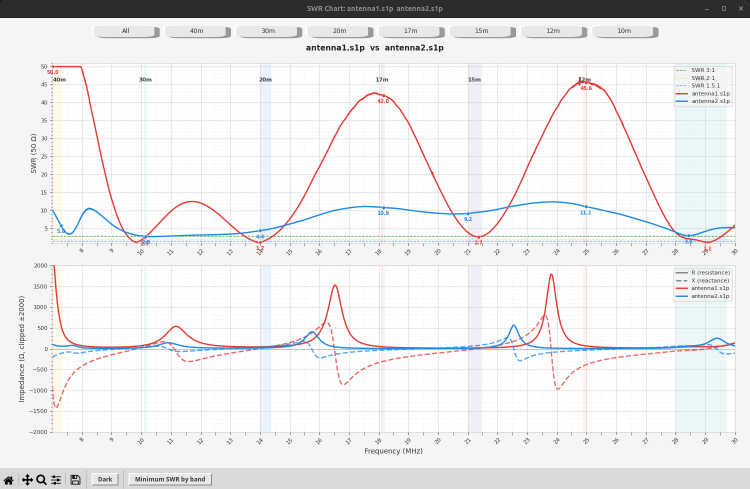
#> input picture docs/window_layout.png, 1499 x 978 px (shown at 1/2 size)
$ python annotate.py
#> lines starting #> are read from the running program, lines starting #| are printed output that depends on the picture
#!/usr/bin/env python3
"""
Adds numbered callout circles to window_layout.png and appends a key strip.
Output: window_layout_annotated.png
"""
from PIL import Image, ImageDraw, ImageFont
import os

HERE  = os.path.dirname(os.path.abspath(__file__))
SRC   = os.path.join(HERE, 'window_layout.png')
DST   = os.path.join(HERE, 'window_layout_annotated.png')

FONT_REG  = '/usr/share/fonts/truetype/dejavu/DejaVuSans.ttf'
FONT_BOLD = '/usr/share/fonts/truetype/dejavu/DejaVuSans-Bold.ttf'

# ── Image dimensions: 1496 × 985 ─────────────────────────────────────────────
#
#  Coordinate notes (light-theme screenshot):
#  Button row:  y ≈ 42–80    (band buttons — All, 40m … 10m)
#  SWR plot:    x ≈ 77–1430,  y ≈ 110–468
#  Imp plot:    x ≈ 77–1430,  y ≈ 480–858
#  Toolbar:     y ≈ 944–985
#    x ≈  80  Matplotlib icons (home/pan/zoom/save)
#    x ≈ 185  Theme toggle (light-bulb icon)       ← right of Save
#    x ≈ 270  Impedance panel toggle
#    x ≈ 420  Minimum SWR by band popup
#    x ≈ 560  Smith Chart popup

# ── Callouts: (dot_x, dot_y, number, description) ────────────────────────────
CALLOUTS = [
    # ── top button row ──────────────────────────────────────────────────────
    ( 490,  62,  1, "Band zoom buttons  (All, 40 m … 10 m)"),

    # ── SWR plot ─────────────────────────────────────────────────────────────
    ( 175, 310,  2, "SWR data curve  (one per loaded file)"),
    ( 163, 118,  3, "Ham-band label & colour shading"),
    ( 490, 452,  4, "Band-minimum SWR marker  (dot + value)"),
    ( 700, 443,  5, "Reference lines  (SWR 1.5 : 1 / 2 : 1 / 3 : 1)"),
    (1290, 133,  6, "SWR plot legend"),

    # ── Impedance plot ───────────────────────────────────────────────────────
    ( 290, 590,  7, "R — resistance  (solid line, Ω)"),
    ( 260, 730,  8, "X — reactance  (dashed line, Ω)"),

    # ── toolbar ──────────────────────────────────────────────────────────────
    (  80, 965,  9, "Matplotlib toolbar  (home / pan / zoom / save)"),
    ( 185, 965, 10, "Theme toggle  (light-bulb icon)"),
    ( 270, 965, 11, "Impedance panel toggle"),
    ( 420, 965, 12, "Minimum SWR by band popup"),
    ( 560, 965, 13, "Smith Chart popup"),

    # ── Impedance plot (continued) ───────────────────────────────────────────
    ( 700, 640, 14, "Zero-impedance reference line"),
    (1290, 505, 15, "Impedance plot legend"),
]

# ── Layout constants ──────────────────────────────────────────────────────────
KEY_H       = 400     # pixels added at the bottom for the key strip
CR          = 14      # callout circle radius (slightly larger for readability)
CIRC_FILL   = (90, 20, 140)
CIRC_BORDER = (255, 255, 255)

COL1_X = 30           # key column 1 left edge
COL2_X = 762          # key column 2 left edge  (≈ image centre)
COL_LINE_H  = 40      # vertical spacing between key rows (> 2*(CR+2) to avoid overlap)

# ── Load & extend canvas ──────────────────────────────────────────────────────
img   = Image.open(SRC).convert('RGB')
W, H  = img.size
#> W = 1499; H = 978

canvas = Image.new('RGB', (W, H + KEY_H), (248, 248, 248))
#> canvas: PIL image 1499x1378 RGB; every value is 248
canvas.paste(img, (0, 0))
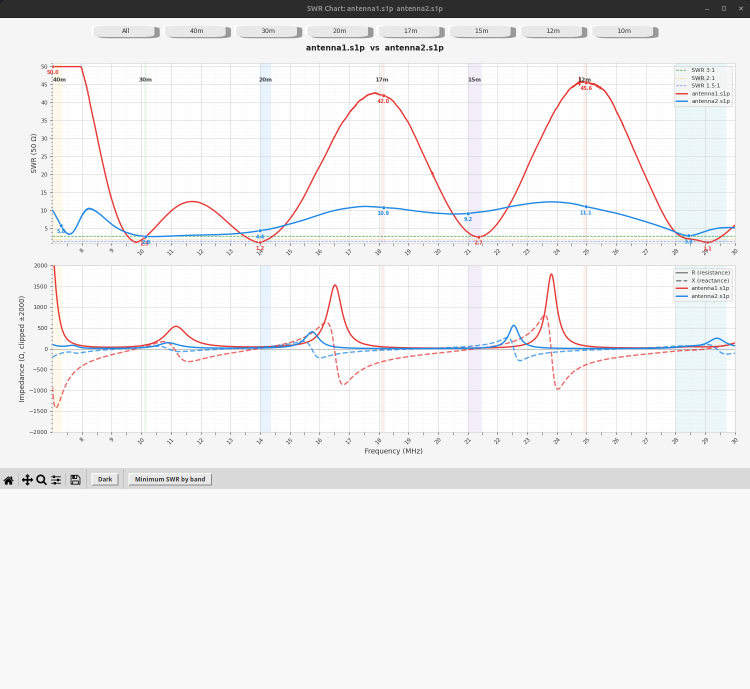
#> canvas: PIL image 1499x1378 RGB (shown at 1/2 size); mean R, G, B 239.4, 239, 239.5

draw = ImageDraw.Draw(canvas)

# Separator line between image and key
draw.rectangle([(0, H), (W, H + 2)], fill='#b0b0b0')

# ── Fonts ─────────────────────────────────────────────────────────────────────
try:
    f_key   = ImageFont.truetype(FONT_REG,  16)
    f_num   = ImageFont.truetype(FONT_BOLD, 13)
    f_title = ImageFont.truetype(FONT_BOLD, 18)
except Exception:
    f_key = f_num = f_title = ImageFont.load_default()


def draw_circle(x, y, number):
    """Draw a filled numbered circle at (x, y)."""
    r = CR
    # White halo so circle stands out over any background colour
    draw.ellipse([x-r-2, y-r-2, x+r+2, y+r+2], fill=CIRC_BORDER)
    draw.ellipse([x-r,   y-r,   x+r,   y+r],   fill=CIRC_FILL)
    label = str(number)
    bb = draw.textbbox((0, 0), label, font=f_num)
    tw, th = bb[2] - bb[0], bb[3] - bb[1]
    draw.text((x - tw // 2, y - th // 2 - 1), label,
              fill='white', font=f_num)


def draw_key_row(col_x, row_y, number, description):
    """Draw one row in the key strip."""
    cx = col_x + CR + 2
    cy = row_y + CR + 2
    draw.ellipse([cx-CR-2, cy-CR-2, cx+CR+2, cy+CR+2], fill=CIRC_BORDER)
    draw.ellipse([cx-CR,   cy-CR,   cx+CR,   cy+CR],   fill=CIRC_FILL)
    label = str(number)
    bb = draw.textbbox((0, 0), label, font=f_num)
    tw, th = bb[2] - bb[0], bb[3] - bb[1]
    draw.text((cx - tw // 2, cy - th // 2 - 1), label,
              fill='white', font=f_num)
    draw.text((col_x + CR*2 + 8, row_y + 3), description,
              fill='#1a1a1a', font=f_key)


# ── Draw callout circles on the image ────────────────────────────────────────
for dot_x, dot_y, num, _ in CALLOUTS:
    draw_circle(dot_x, dot_y, num)
#> this loop made 15 passes
#> (bb in draw_circle, tw in draw_circle) on passes 1 to 12: ((0, 4, 9, 13), 9), ((0, 4, 9, 13), 9), ((0, 4, 9, 13), 9), ((0, 4, 9, 13), 9), ((0, 4, 9, 13), 9), ((0, 4, 9, 13), 9), ((0, 4, 9, 13), 9), ((0, 4, 9, 13), 9), ((0, 4, 9, 13), 9), ((0, 4, 18, 13), 18), ((0, 4, 18, 13), 18), ((0, 4, 18, 13), 18)

# ── Key strip ─────────────────────────────────────────────────────────────────
draw.text((COL1_X, H + 8), "Key:", fill='#333333', font=f_title)

col1 = [(n, d) for _, _, n, d in CALLOUTS if n <= 8]
col2 = [(n, d) for _, _, n, d in CALLOUTS if n >  8]

y1 = H + 32
#> y1 = 1010
for num, desc in col1:
    draw_key_row(COL1_X, y1, num, desc)
    y1 += COL_LINE_H
#> after the loop, y1 = 1330

y2 = H + 32
#> y2 = 1010
for num, desc in col2:
    draw_key_row(COL2_X, y2, num, desc)
    y2 += COL_LINE_H
#> this loop made 7 passes
#> after the loop, y2 = 1290

# ── Save ─────────────────────────────────────────────────────────────────────
canvas.save(DST, optimize=True)
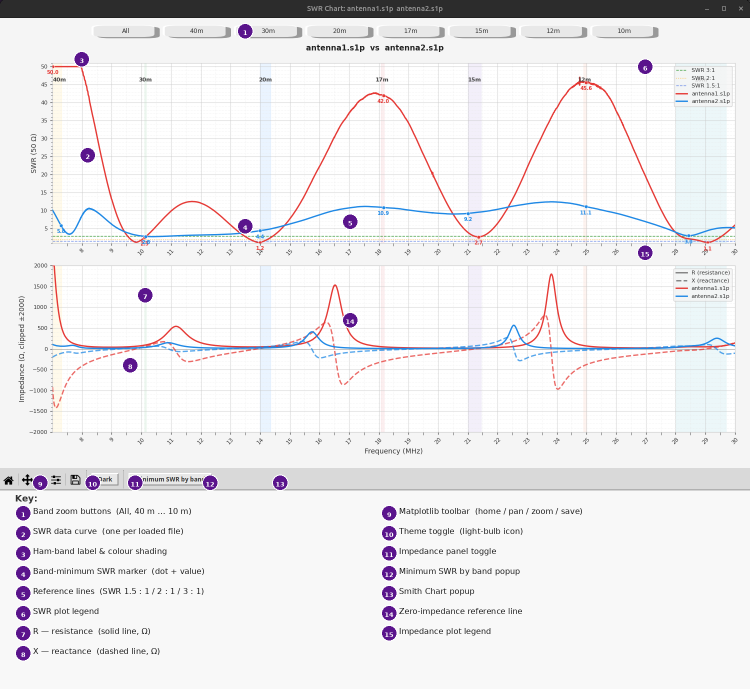
#> saved as window_layout_annotated.png: PIL image 1499x1378 RGB (shown at 1/2 size); mean R, G, B 236.7, 235.8, 237.3
print(f"Saved {DST}  ({W} × {H + KEY_H} px)")
#| Saved docs/window_layout_annotated.png  (1499 × 1378 px)

$ run again, with docs/min_swr.png copied over docs/window_layout.png
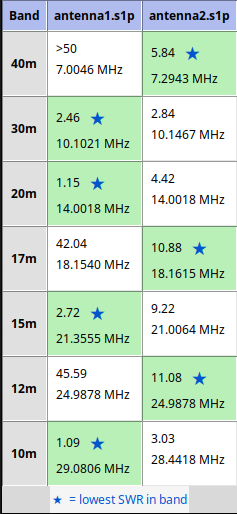
#> input picture docs/min_swr.png, 237 x 514 px
#> `canvas.paste(img, (0, 0))`:
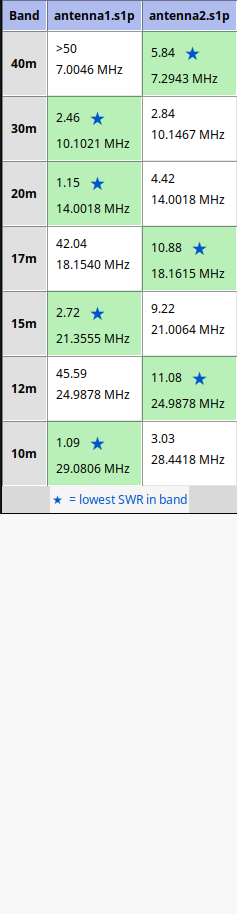
#> canvas: PIL image 237x914 RGB; mean R, G, B 223.8, 234.6, 226.2
#> the loop `for dot_x, dot_y, num, _ in CALLOUTS:` made 15 passes
#> (bb in draw_circle, tw in draw_circle) on passes 1 to 8: ((0, 4, 9, 13), 9), ((0, 4, 9, 13), 9), ((0, 4, 9, 13), 9), ((0, 4, 9, 13), 9), ((0, 4, 9, 13), 9), ((0, 4, 9, 13), 9), ((0, 4, 9, 13), 9), ((0, 4, 9, 13), 9)
#> the loop `for num, desc in col2:` made 7 passes
#> (bb in draw_key_row, tw in draw_key_row) on passes 1 to 7: ((0, 4, 9, 13), 9), ((0, 4, 18, 13), 18), ((0, 4, 18, 13), 18), ((0, 4, 18, 13), 18), ((0, 4, 18, 13), 18), ((0, 4, 18, 13), 18), ((0, 4, 18, 13), 18)
#> `canvas.save(DST, optimize=True)`:
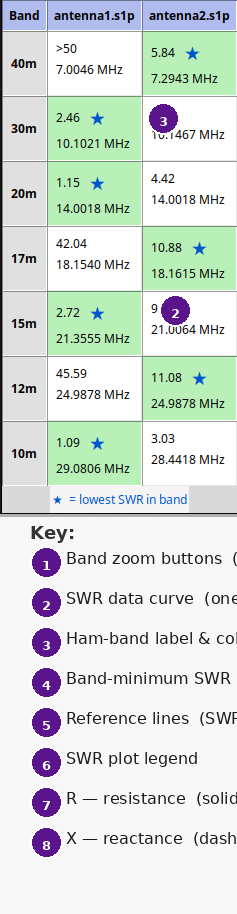
#> saved as window_layout_annotated.png: PIL image 237x914 RGB; mean R, G, B 214.9, 223.8, 218.8
#| Saved docs/window_layout_annotated.png  (237 × 914 px)

$ run again, with docs/smith_chart.png copied over docs/window_layout.png
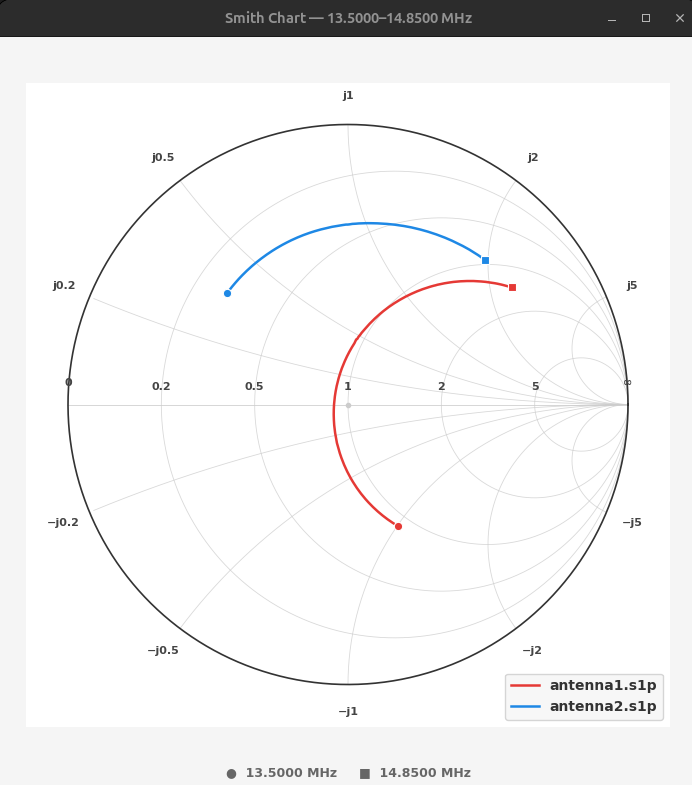
#> input picture docs/smith_chart.png, 692 x 785 px
#> `canvas.paste(img, (0, 0))`:
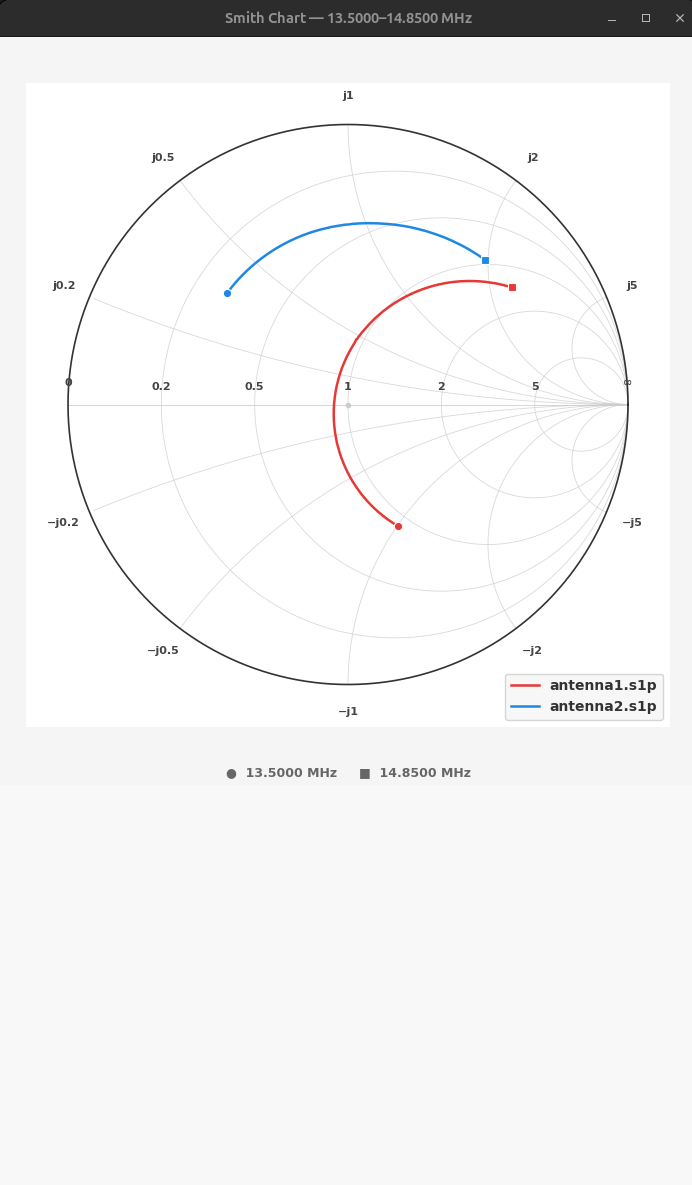
#> canvas: PIL image 692x1185 RGB; mean R, G, B 242.9, 242.8, 242.8
#> the loop `for dot_x, dot_y, num, _ in CALLOUTS:` made 15 passes
#> (bb in draw_circle, tw in draw_circle) on passes 1 to 8: ((0, 4, 9, 13), 9), ((0, 4, 9, 13), 9), ((0, 4, 9, 13), 9), ((0, 4, 9, 13), 9), ((0, 4, 9, 13), 9), ((0, 4, 9, 13), 9), ((0, 4, 9, 13), 9), ((0, 4, 9, 13), 9)
#> the loop `for num, desc in col2:` made 7 passes
#> (bb in draw_key_row, tw in draw_key_row) on passes 1 to 7: ((0, 4, 9, 13), 9), ((0, 4, 18, 13), 18), ((0, 4, 18, 13), 18), ((0, 4, 18, 13), 18), ((0, 4, 18, 13), 18), ((0, 4, 18, 13), 18), ((0, 4, 18, 13), 18)
#> `canvas.save(DST, optimize=True)`:
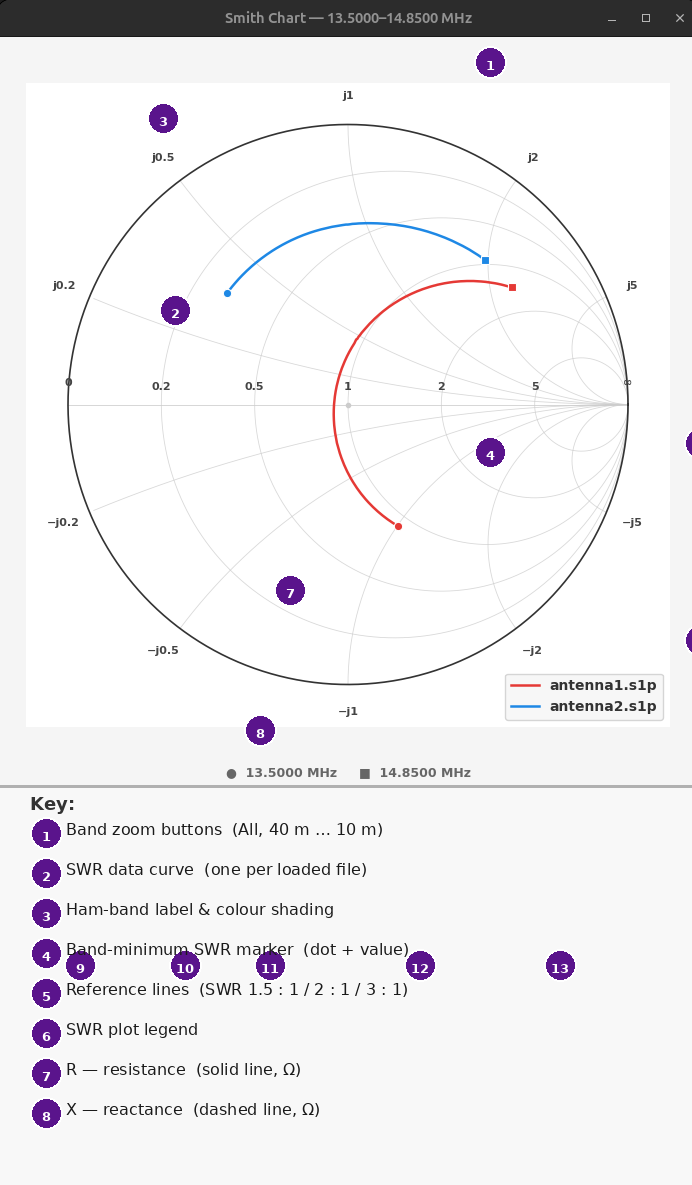
#> saved as window_layout_annotated.png: PIL image 692x1185 RGB; mean R, G, B 238.7, 237.6, 239.4
#| Saved docs/window_layout_annotated.png  (692 × 1185 px)
